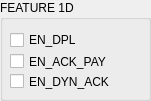
        <widget class="QGroupBox" name="groupBox_14">
         <property name="geometry">
          <rect>
           <x>480</x>
           <y>140</y>
           <width>151</width>
           <height>101</height>
          </rect>
         </property>
         <property name="title">
          <string>FEATURE 1D</string>
         </property>
         <widget class="QCheckBox" name="cbEN_DPL">
          <property name="geometry">
           <rect>
            <x>10</x>
            <y>30</y>
            <width>141</width>
            <height>20</height>
           </rect>
          </property>
          <property name="toolTip">
           <string>1D:2</string>
          </property>
          <property name="text">
           <string>EN_DPL</string>
          </property>
         </widget>
         <widget class="QCheckBox" name="cbEN_ACK_PAY">
          <property name="geometry">
           <rect>
            <x>10</x>
            <y>50</y>
            <width>141</width>
            <height>23</height>
           </rect>
          </property>
          <property name="toolTip">
           <string>1D:1</string>
          </property>
          <property name="text">
           <string>EN_ACK_PAY</string>
          </property>
         </widget>
         <widget class="QCheckBox" name="cbEN_DYN_ACK">
          <property name="geometry">
           <rect>
            <x>10</x>
            <y>70</y>
            <width>141</width>
            <height>23</height>
           </rect>
          </property>
          <property name="toolTip">
           <string>1D:0</string>
          </property>
          <property name="text">
           <string>EN_DYN_ACK</string>
          </property>
         </widget>
        </widget>
